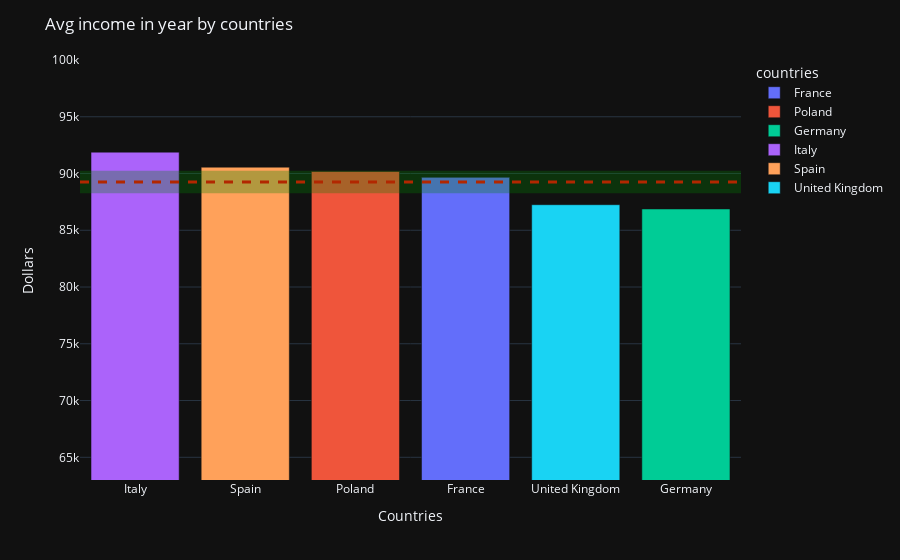

The code cell stored with this chart in its notebook:
### Markdown cell above
Plot: Avg income in year by countries

### Code cell
fig = px.bar(df_avg_income_in_year_by_country,x="countries",y="income",color="countries",hover_name="countries",template=theme)
fig.update_layout(
title="Avg income in year by countries",
xaxis_title="Countries",
yaxis_title="Dollars",
yaxis_range=[63000,100000],
# barmode='stack', 
xaxis={'categoryorder':'total descending'}
)

fig.add_hline(y=average_income_in_year, line_width=3, line_dash="dash", line_color="red")
fig.add_hrect(y0=average_income_in_year-1000, y1=average_income_in_year+1000, line_width=0, fillcolor="green", opacity=0.3)
fig.show()

### Figure 1 — Plotly figure (JSON) as saved in the notebook; plotly's stock layout.template omitted (floating-point values rounded to 4 significant figures)
{"data": [{"alignmentgroup": "True", "hovertemplate": "<b>%{hovertext}</b><br><br>countries=%{x}<br>income=%{y}<extra></extra>", "hovertext": ["France"], "legendgroup": "France", "marker": {"color": "#636efa", "pattern": {"shape": ""}}, "name": "France", "offsetgroup": "France", "orientation": "v", "showlegend": true, "textposition": "auto", "type": "bar", "x": ["France"], "xaxis": "x", "y": [89660.0], "yaxis": "y"}, {"alignmentgroup": "True", "hovertemplate": "<b>%{hovertext}</b><br><br>countries=%{x}<br>income=%{y}<extra></extra>", "hovertext": ["Poland"], "legendgroup": "Poland", "marker": {"color": "#EF553B", "pattern": {"shape": ""}}, "name": "Poland", "offsetgroup": "Poland", "orientation": "v", "showlegend": true, "textposition": "auto", "type": "bar", "x": ["Poland"], "xaxis": "x", "y": [90180.0], "yaxis": "y"}, {"alignmentgroup": "True", "hovertemplate": "<b>%{hovertext}</b><br><br>countries=%{x}<br>income=%{y}<extra></extra>", "hovertext": ["Germany"], "legendgroup": "Germany", "marker": {"color": "#00cc96", "pattern": {"shape": ""}}, "name": "Germany", "offsetgroup": "Germany", "orientation": "v", "showlegend": true, "textposition": "auto", "type": "bar", "x": ["Germany"], "xaxis": "x", "y": [86880.0], "yaxis": "y"}, {"alignmentgroup": "True", "hovertemplate": "<b>%{hovertext}</b><br><br>countries=%{x}<br>income=%{y}<extra></extra>", "hovertext": ["Italy"], "legendgroup": "Italy", "marker": {"color": "#ab63fa", "pattern": {"shape": ""}}, "name": "Italy", "offsetgroup": "Italy", "orientation": "v", "showlegend": true, "textposition": "auto", "type": "bar", "x": ["Italy"], "xaxis": "x", "y": [91880], "yaxis": "y"}, {"alignmentgroup": "True", "hovertemplate": "<b>%{hovertext}</b><br><br>countries=%{x}<br>income=%{y}<extra></extra>", "hovertext": ["Spain"], "legendgroup": "Spain", "marker": {"color": "#FFA15A", "pattern": {"shape": ""}}, "name": "Spain", "offsetgroup": "Spain", "orientation": "v", "showlegend": true, "textposition": "auto", "type": "bar", "x": ["Spain"], "xaxis": "x", "y": [90560.0], "yaxis": "y"}, {"alignmentgroup": "True", "hovertemplate": "<b>%{hovertext}</b><br><br>countries=%{x}<br>income=%{y}<extra></extra>", "hovertext": ["United Kingdom"], "legendgroup": "United Kingdom", "marker": {"color": "#19d3f3", "pattern": {"shape": ""}}, "name": "United Kingdom", "offsetgroup": "United Kingdom", "orientation": "v", "showlegend": true, "textposition": "auto", "type": "bar", "x": ["United Kingdom"], "xaxis": "x", "y": [87250.0], "yaxis": "y"}], "layout": {"autosize": true, "barmode": "relative", "legend": {"title": {"text": "countries"}, "tracegroupgap": 0}, "margin": {"t": 60}, "shapes": [{"line": {"color": "red", "dash": "dash", "width": 3}, "type": "line", "x0": 0, "x1": 1, "xref": "x domain", "y0": 89250.0, "y1": 89250.0, "yref": "y"}, {"fillcolor": "green", "line": {"width": 0}, "opacity": 0.3, "type": "rect", "x0": 0, "x1": 1, "xref": "x domain", "y0": 88250.0, "y1": 90250.0, "yref": "y"}], "title": {"text": "Avg income in year by countries"}, "xaxis": {"anchor": "y", "autorange": true, "categoryarray": ["France", "Poland", "Germany", "Italy", "Spain", "United Kingdom"], "categoryorder": "total descending", "domain": [0, 1], "range": [-0.5, 5.5], "title": {"text": "Countries"}, "type": "category"}, "yaxis": {"anchor": "x", "domain": [0, 1], "range": [63000, 100000], "title": {"text": "Dollars"}, "type": "linear"}}}
